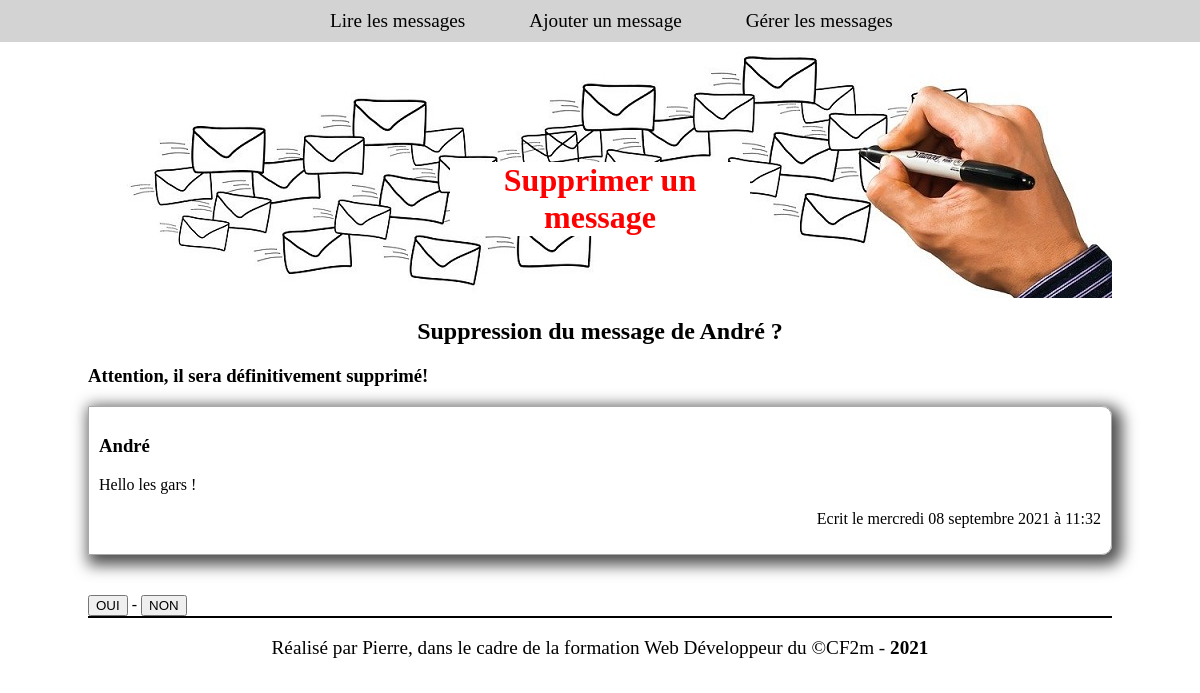
The page /livredorPierre/suppression.php?idmessage=3 on the database its author committed.
### tables this page shows
CREATE TABLE IF NOT EXISTS `messages` (
  `id` smallint(5) UNSIGNED NOT NULL AUTO_INCREMENT,
  `pseudo` varchar(30) NOT NULL,
  `email` varchar(50) NOT NULL,
  `msg` varchar(1000) NOT NULL,
  `date_msg` datetime NOT NULL ON UPDATE CURRENT_TIMESTAMP,
  PRIMARY KEY (`id`)
);

### livredorPierre/functions.php (called while the page is built, shortened)
<?php
function frenchDate($date,$format=1){
    $out="";
    $joursTab = ["dimanche","lundi","mardi","mercredi","jeudi","vendredi","samedi"];
    $moisTab = [1=>"janvier","février","mars","avril","mai","juin","juillet","août","septembre","octobre","novembre","décembre"];
    $date = strtotime($date);
    switch($format){
        case 1:
        $out.="Le "
                .$joursTab[date("w",$date)]." "
                .date("d",$date)." "
                .$moisTab[date("n",$date)]." "
                .date("Y à H:i",$date);
                break;
    }
    return $out;
}

### livredorPierre/suppression.php (the view, shortened to what this page needs)
<?php
require "functions.php";
$connectDB = @mysqli_connect(DB_HOST, DB_USER, DB_PWD, DB_NAME, DB_PORT);
mysqli_set_charset($connectDB,DB_CHARSET);
if(isset($_GET['idmessage']) && ctype_digit($_GET['idmessage'])){
    $id = (int) $_GET['idmessage'];
    $sql = "SELECT *
    FROM messages
    WHERE id = $id;";
    $requestDB = mysqli_query($connectDB, $sql) or die("Problème lors de la requête de sélection des    messages: " . mysqli_error($connectDB));
    $nbMessage = mysqli_num_rows($requestDB);
    if($nbMessage){
        $message = mysqli_fetch_assoc($requestDB);
    }else{
        header("Location: ./");
        exit();
    }
}else{
    header("Location: ./");
    exit();
}
?>
<!DOCTYPE html>
<html>
<head>
    <link type="text/css" rel="stylesheet" href="livre.css" />
</head>
<body>
    <nav>
        <?php
        include "menu.php";
        ?>
    </nav>
    <header>
        <h1>Supprimer un message</h1>
    </header>
    <main>
        <section class="msgs">
            <h2>Suppression du message de <?=$message['pseudo']?> ?</h2>
            <h3>Attention, il sera définitivement supprimé!</h3>
            <article>
                <h3><?=$message['pseudo']?></h3>
                <div><?=$message['msg']?></div>
                <p>Ecrit <?=mb_strtolower(frenchDate($message['date_msg']));?></p>
            </article>
            <div >
            <a href="?idmessage=<?=$message['id']?>&delete=ok"><button type="button">OUI</button></a> - <a href="gestion.php"><button type="button">NON</button></a>
            </div>
        </section>
    </main>
    <footer>
        <?php include "footer.php" ?>
    </footer>
</body>
</html>

### livredorPierre/livre.css (style rules this page uses)
body { margin:0; }
nav { position: sticky; top: 0px; background-color: lightgrey; }
header { background-image: url("images/banniere.jpg"); background-repeat: no-repeat; width: 1024px; height: 256px; margin: 0 auto; }
header h1 { position: relative; top:120px; z-index: 5; color: red; text-align: center; background-color: white; width:300px; margin: 0 auto; }
main { width: 1024px; margin: 0 auto; }
.no-msg h2, .msgs h2, .no-msg p { text-align: center; }
article { border: 1px solid darkgrey; border-radius: 0 10px 10px 0; box-shadow: 5px 5px 15px 5px #4F4F4F; margin-bottom: 40px; padding: 10px; }
article div { text-align: justify; }
article p { text-align: right; }
footer { width: 1024px; margin: 0 auto; height: 3em; border-top: 2px solid black; }

### rows shown on the page
messages: pseudo "André", msg "Hello les gars !", date_msg "le mercredi 08 septembre 2021 à 11:32"
